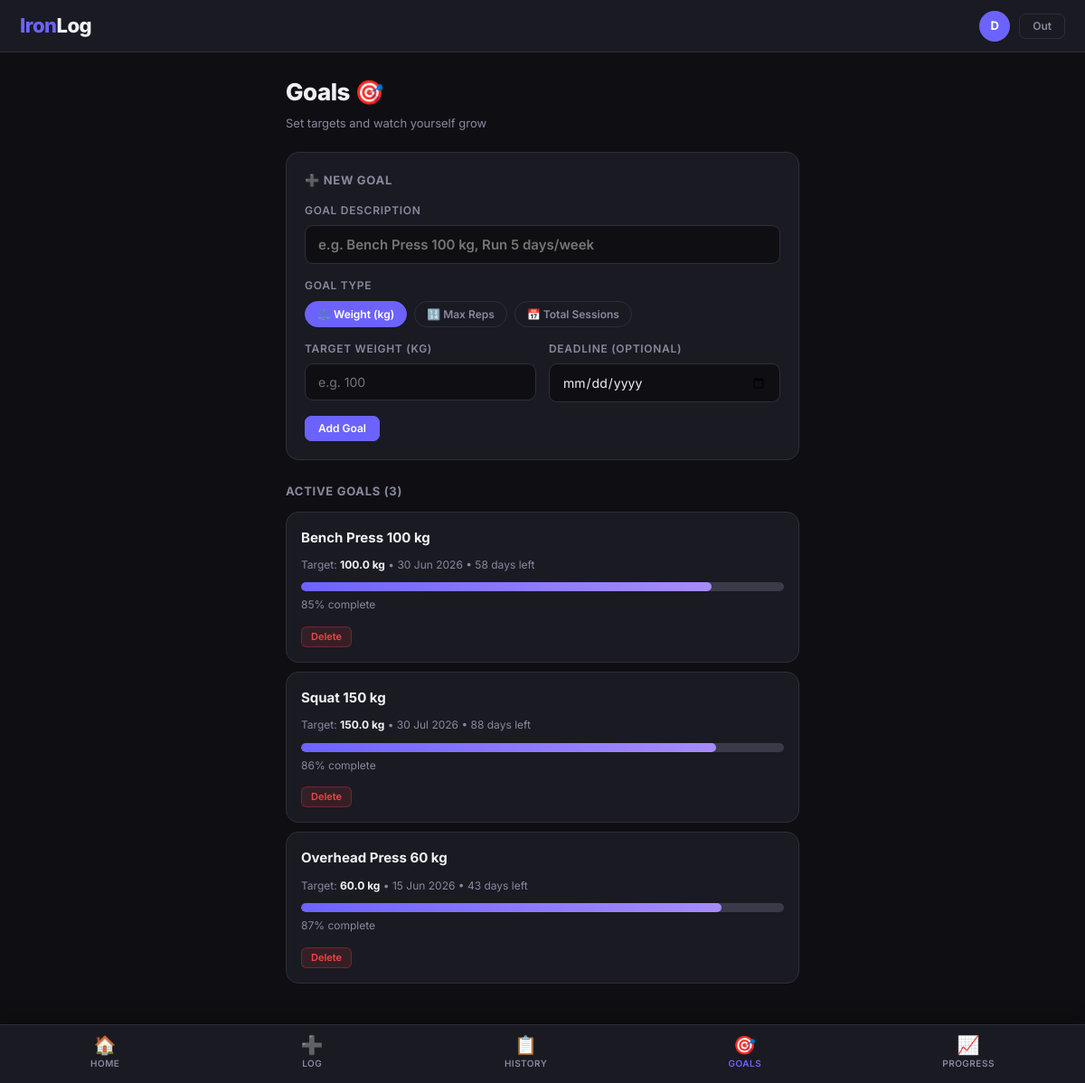
The page /goals.php (signed in) on the database its author committed.
### tables this page shows
CREATE TABLE `goals` (
  `id` int(10) UNSIGNED NOT NULL,
  `user_id` int(10) UNSIGNED NOT NULL,
  `description` varchar(200) NOT NULL,
  `target_kg` decimal(5,1) DEFAULT NULL,
  `target_reps` tinyint(4) DEFAULT NULL,
  `target_days` smallint(6) DEFAULT NULL,
  `deadline` date DEFAULT NULL,
  `done` tinyint(1) DEFAULT 0,
  `created_at` timestamp NOT NULL DEFAULT current_timestamp()
);

### config/auth.php (called while the page is built, shortened)
<?php
function uid(){ return (int)$_SESSION['uid']; }

### goals.php (the view, shortened to what this page needs)
<?php
require_once __DIR__.'/config/db.php';
require_once __DIR__.'/config/auth.php';
$uid=uid(); $err='';
$s=$pdo->prepare("SELECT * FROM goals WHERE user_id=? ORDER BY done ASC,created_at DESC");
$s->execute([$uid]); $goals=$s->fetchAll();
function goalProgress(PDO $pdo,int $uid,array $g):int{
    if($g['target_kg']){
        $words=explode(' ',$g['description']);
        $s=$pdo->prepare("SELECT COALESCE(MAX(st.weight_kg),0) FROM sets st
            JOIN exercises e ON e.id=st.exercise_id
            JOIN workouts w ON w.id=e.workout_id
            WHERE w.user_id=? AND LOWER(e.exercise) LIKE ?");
        $s->execute([$uid,'%'.strtolower($words[0]).'%']);
        $cur=(float)$s->fetchColumn();
        return min(100,(int)(($cur/$g['target_kg'])*100));
    }
    return 0;
}
$pageTitle='Goals'; require_once __DIR__.'/config/header.php';
?>
<div class="page-title">Goals 🎯</div>
<div class="page-sub">Set targets and watch yourself grow</div>
<div class="card" style="margin-bottom:20px">
  <div class="sec-title" style="margin-bottom:14px">➕ New Goal</div>
  <form method="POST">
    <div class="fgroup">
      <label>Goal Description</label>
      <input type="text" name="description" placeholder="e.g. Bench Press 100 kg, Run 5 days/week"
        required style="font-size:15px;font-weight:600">
    </div>
    <div class="fgroup">
      <label>Goal Type</label>
      <div style="display:flex;gap:8px;flex-wrap:wrap" id="gtype-row">
        <button type="button" class="muscle-chip selected" data-gtype="kg" onclick="setGoalType('kg')">⚖️ Weight (kg)</button>
        <button type="button" class="muscle-chip" data-gtype="reps" onclick="setGoalType('reps')">🔢 Max Reps</button>
        <button type="button" class="muscle-chip" data-gtype="days" onclick="setGoalType('days')">📅 Total Sessions</button>
      </div>
    </div>
    <div class="frow">
      <div class="fgroup" id="field-kg">
        <label>Target Weight (kg)</label>
        <input type="number" name="target_kg" placeholder="e.g. 100" min="1" step="0.5" inputmode="decimal">
      </div>
      <div class="fgroup">
        <label>Deadline (optional)</label>
        <input type="date" name="deadline">
      </div>
    </div>
    <button class="btn btn-primary btn-sm">Add Goal</button>
  </form>
</div>
<?php
$active  =array_filter($goals,fn($g)=>!$g['done']);
?>
<?php if(!empty($active)): ?>
<div class="sec-head"><div class="sec-title">Active Goals (<?= count($active) ?>)</div></div>
<?php foreach($active as $g):
  $pct=goalProgress($pdo,$uid,$g);
  $unit=$g['target_kg']?number_format($g['target_kg'],1).' kg':($g['target_reps']?$g['target_reps'].' reps':$g['target_days'].' sessions');
  $dl=$g['deadline']?date('j M Y',strtotime($g['deadline'])):'No deadline';
  $daysLeft=$g['deadline']?max(0,(int)((strtotime($g['deadline'])-time())/86400)):null;
?>
<div class="goal-item">
  <div class="goal-title"><?= htmlspecialchars($g['description']) ?></div>
  <div style="color:var(--muted);font-size:12px;margin-bottom:10px">
    Target: <b style="color:var(--text)"><?= $unit ?></b>
    &bull; <?= $dl ?>
    <?php if($daysLeft!==null): ?>
    &bull; <span style="color:<?= $daysLeft<=7?'var(--orange)':'var(--muted)' ?>"><?= $daysLeft ?> days left</span>
    <?php endif; ?>
  </div>
  <div class="prog-bg"><div class="prog-fill <?= $pct>=100?'done':'' ?>" style="width:<?= $pct ?>%"></div></div>
  <div class="prog-txt" style="margin-bottom:12px">
    <?= $pct ?>% complete <?= $pct>=100?'🎉 Target reached!':'' ?>
  </div>
  <div style="display:flex;gap:8px">
    <form method="POST" style="display:inline">
      <button class="btn btn-red btn-xs" data-confirm="Delete this goal?">Delete</button>
    </form>
  </div>
</div>
<?php endforeach; ?>
<?php endif; ?>
<?php require_once __DIR__.'/config/footer.php'; ?>

### css/style.css (style rules this page uses)
:root { --bg: #0f0f13; --card: #1a1a22; --card2: #22222d; --border: #2e2e3a; --accent: #6c63ff; --green: #22c55e; --orange: #f97316; --red: #ef4444; --yellow: #eab308; --text: #f1f1f5; --muted: #8888a0; --faint: #3a3a4a; --radius: 14px; --rsm: 9px; --shadow: 0 4px 24px rgba(0,0,0,.45); }
*,*::before,*::after { box-sizing:border-box;margin:0;padding:0 }
html { scroll-behavior:smooth }
body { background:var(--bg);color:var(--text);font-family:'Inter',sans-serif;font-size:15px;line-height:1.55;min-height:100vh }
.fgroup { margin-bottom:15px }
.fgroup label { display:block;font-size:12px;font-weight:600;color:var(--muted); text-transform:uppercase;letter-spacing:.7px;margin-bottom:7px }
input,select,textarea { width:100%;background:var(--bg);border:1.5px solid var(--border); border-radius:var(--rsm);color:var(--text);font-family:'Inter',sans-serif; font-size:14px;padding:11px 14px;outline:none;transition:.2s; appearance:none;-webkit-appearance:none }
input[type=number] { -moz-appearance:textfield }
.frow { display:grid;grid-template-columns:1fr 1fr;gap:14px }
.btn { display:inline-flex;align-items:center;justify-content:center;gap:7px; padding:11px 22px;border:1.5px solid transparent;border-radius:var(--rsm); font-family:'Inter',sans-serif;font-size:14px;font-weight:600;cursor:pointer; transition:.18s;text-decoration:none;white-space:nowrap;line-height:1 }
.btn-primary { background:var(--accent);color:#fff;border-color:var(--accent) }
.btn-red { background:rgba(239,68,68,.13);color:var(--red);border-color:rgba(239,68,68,.3) }
.btn-sm { padding:7px 14px;font-size:12px;border-radius:7px }
.btn-xs { padding:5px 10px;font-size:11px;border-radius:6px }
.card { background:var(--card);border:1px solid var(--border); border-radius:var(--radius);padding:20px }
.sec-head { display:flex;align-items:center;justify-content:space-between; margin-bottom:12px;margin-top:24px }
.sec-title { font-size:13px;font-weight:700;color:var(--muted); text-transform:uppercase;letter-spacing:.7px }
.muscle-chip { padding:6px 13px;border-radius:999px;border:1.5px solid var(--border); background:transparent;color:var(--muted);font-family:'Inter',sans-serif; font-size:12px;font-weight:600;cursor:pointer;transition:.15s }
.muscle-chip.selected { background:var(--accent);border-color:var(--accent);color:#fff }
.goal-item { background:var(--card);border:1px solid var(--border); border-radius:var(--radius);padding:16px;margin-bottom:10px }
.goal-title { font-weight:700;margin-bottom:10px;font-size:15px }
.prog-bg { width:100%;height:10px;background:var(--faint);border-radius:999px;overflow:hidden;margin-bottom:6px }
.prog-fill { height:100%;border-radius:999px; background:linear-gradient(90deg,var(--accent),#a78bfa);transition:.5s }
.prog-txt { font-size:12px;color:var(--muted) }
.page-title { font-size:26px;font-weight:800;letter-spacing:-.5px;margin-bottom:4px }
.page-sub { font-size:13px;color:var(--muted);margin-bottom:22px }

### rows shown on the page
goals: description "Bench Press 100 kg", target_kg "100.0 kg", deadline "30 Jun 2026", deadline "58", pct "85"
goals: description "Squat 150 kg", target_kg "150.0 kg", deadline "30 Jul 2026", deadline "88", pct "86"
goals: description "Overhead Press 60 kg", target_kg "60.0 kg", deadline "15 Jun 2026", deadline "43", pct "87"

### other values the page prints
$init "D"
count($active) "3"
